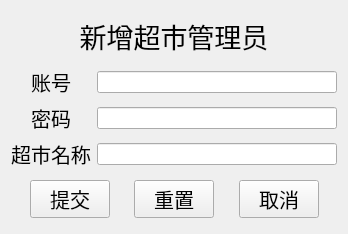
<?xml version="1.0" encoding="UTF-8"?>
<ui version="4.0">
 <class>AddUser</class>
 <widget class="QWidget" name="AddUser">
  <property name="geometry">
   <rect>
    <x>0</x>
    <y>0</y>
    <width>348</width>
    <height>234</height>
   </rect>
  </property>
  <property name="windowTitle">
   <string>Form</string>
  </property>
  <layout class="QVBoxLayout" name="verticalLayout_2">
   <item>
    <layout class="QVBoxLayout" name="verticalLayout">
     <item>
      <spacer name="verticalSpacer_6">
       <property name="orientation">
        <enum>Qt::Vertical</enum>
       </property>
       <property name="sizeHint" stdset="0">
        <size>
         <width>313</width>
         <height>13</height>
        </size>
       </property>
      </spacer>
     </item>
     <item>
      <widget class="QLabel" name="label">
       <property name="font">
        <font>
         <pointsize>20</pointsize>
        </font>
       </property>
       <property name="text">
        <string>新增超市管理员</string>
       </property>
       <property name="alignment">
        <set>Qt::AlignCenter</set>
       </property>
      </widget>
     </item>
     <item>
      <spacer name="verticalSpacer">
       <property name="orientation">
        <enum>Qt::Vertical</enum>
       </property>
       <property name="sizeHint" stdset="0">
        <size>
         <width>313</width>
         <height>13</height>
        </size>
       </property>
      </spacer>
     </item>
     <item>
      <layout class="QGridLayout" name="gridLayout">
       <item row="0" column="0">
        <widget class="QLabel" name="label_2">
         <property name="font">
          <font>
           <pointsize>15</pointsize>
          </font>
         </property>
         <property name="text">
          <string>账号</string>
         </property>
         <property name="alignment">
          <set>Qt::AlignCenter</set>
         </property>
        </widget>
       </item>
       <item row="0" column="1">
        <widget class="QLineEdit" name="leName"/>
       </item>
       <item row="1" column="0">
        <widget class="QLabel" name="label_3">
         <property name="font">
          <font>
           <pointsize>15</pointsize>
          </font>
         </property>
         <property name="text">
          <string>密码</string>
         </property>
         <property name="alignment">
          <set>Qt::AlignCenter</set>
         </property>
        </widget>
       </item>
       <item row="1" column="1">
        <widget class="QLineEdit" name="lePassword"/>
       </item>
       <item row="2" column="0">
        <widget class="QLabel" name="label_4">
         <property name="font">
          <font>
           <pointsize>15</pointsize>
          </font>
         </property>
         <property name="text">
          <string>超市名称</string>
         </property>
         <property name="alignment">
          <set>Qt::AlignCenter</set>
         </property>
        </widget>
       </item>
       <item row="2" column="1">
        <widget class="QLineEdit" name="leMarketName"/>
       </item>
      </layout>
     </item>
     <item>
      <spacer name="verticalSpacer_4">
       <property name="orientation">
        <enum>Qt::Vertical</enum>
       </property>
       <property name="sizeHint" stdset="0">
        <size>
         <width>313</width>
         <height>13</height>
        </size>
       </property>
      </spacer>
     </item>
     <item>
      <layout class="QHBoxLayout" name="horizontalLayout_4" stretch="1,2,1,2,1,2,1">
       <item>
        <spacer name="horizontalSpacer_6">
         <property name="orientation">
          <enum>Qt::Horizontal</enum>
         </property>
         <property name="sizeHint" stdset="0">
          <size>
           <width>40</width>
           <height>20</height>
          </size>
         </property>
        </spacer>
       </item>
       <item>
        <widget class="QPushButton" name="btnCommit">
         <property name="font">
          <font>
           <pointsize>15</pointsize>
          </font>
         </property>
         <property name="text">
          <string>提交</string>
         </property>
        </widget>
       </item>
       <item>
        <spacer name="horizontalSpacer_4">
         <property name="orientation">
          <enum>Qt::Horizontal</enum>
         </property>
         <property name="sizeHint" stdset="0">
          <size>
           <width>40</width>
           <height>20</height>
          </size>
         </property>
        </spacer>
       </item>
       <item>
        <widget class="QPushButton" name="btnReset">
         <property name="font">
          <font>
           <pointsize>15</pointsize>
          </font>
         </property>
         <property name="text">
          <string>重置</string>
         </property>
        </widget>
       </item>
       <item>
        <spacer name="horizontalSpacer_5">
         <property name="orientation">
          <enum>Qt::Horizontal</enum>
         </property>
         <property name="sizeHint" stdset="0">
          <size>
           <width>40</width>
           <height>20</height>
          </size>
         </property>
        </spacer>
       </item>
       <item>
        <widget class="QPushButton" name="btnExit">
         <property name="font">
          <font>
           <pointsize>15</pointsize>
          </font>
         </property>
         <property name="text">
          <string>取消</string>
         </property>
        </widget>
       </item>
       <item>
        <spacer name="horizontalSpacer_7">
         <property name="orientation">
          <enum>Qt::Horizontal</enum>
         </property>
         <property name="sizeHint" stdset="0">
          <size>
           <width>40</width>
           <height>20</height>
          </size>
         </property>
        </spacer>
       </item>
      </layout>
     </item>
     <item>
      <spacer name="verticalSpacer_5">
       <property name="orientation">
        <enum>Qt::Vertical</enum>
       </property>
       <property name="sizeHint" stdset="0">
        <size>
         <width>313</width>
         <height>13</height>
        </size>
       </property>
      </spacer>
     </item>
    </layout>
   </item>
   <item>
    <spacer name="verticalSpacer_2">
     <property name="orientation">
      <enum>Qt::Vertical</enum>
     </property>
     <property name="sizeHint" stdset="0">
      <size>
       <width>313</width>
       <height>0</height>
      </size>
     </property>
    </spacer>
   </item>
  </layout>
 </widget>
 <resources/>
 <connections/>
</ui>
